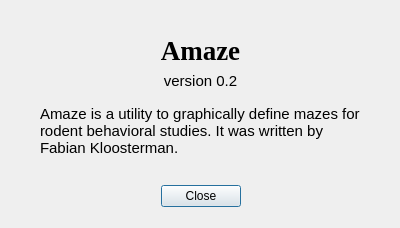
<?xml version="1.0" encoding="UTF-8"?>
<ui version="4.0">
 <class>Dialog</class>
 <widget class="QDialog" name="Dialog">
  <property name="windowModality">
   <enum>Qt::ApplicationModal</enum>
  </property>
  <property name="geometry">
   <rect>
    <x>0</x>
    <y>0</y>
    <width>400</width>
    <height>228</height>
   </rect>
  </property>
  <property name="windowTitle">
   <string>About Amaze</string>
  </property>
  <property name="windowIcon">
   <iconset resource="amaze_resources.qrc">
    <normaloff>:/icons/icons/track1.png</normaloff>:/icons/icons/track1.png</iconset>
  </property>
  <property name="modal">
   <bool>true</bool>
  </property>
  <widget class="QDialogButtonBox" name="buttonBox">
   <property name="geometry">
    <rect>
     <x>30</x>
     <y>180</y>
     <width>341</width>
     <height>32</height>
    </rect>
   </property>
   <property name="orientation">
    <enum>Qt::Horizontal</enum>
   </property>
   <property name="standardButtons">
    <set>QDialogButtonBox::Close</set>
   </property>
   <property name="centerButtons">
    <bool>true</bool>
   </property>
  </widget>
  <widget class="QLabel" name="label">
   <property name="geometry">
    <rect>
     <x>40</x>
     <y>100</y>
     <width>321</width>
     <height>61</height>
    </rect>
   </property>
   <property name="font">
    <font>
     <family>Liberation Sans</family>
     <pointsize>11</pointsize>
     <weight>50</weight>
     <bold>false</bold>
    </font>
   </property>
   <property name="text">
    <string>Amaze is a utility to graphically define mazes for rodent behavioral studies. It was written by Fabian Kloosterman.</string>
   </property>
   <property name="scaledContents">
    <bool>false</bool>
   </property>
   <property name="wordWrap">
    <bool>true</bool>
   </property>
  </widget>
  <widget class="QLabel" name="label_2">
   <property name="geometry">
    <rect>
     <x>40</x>
     <y>20</y>
     <width>321</width>
     <height>61</height>
    </rect>
   </property>
   <property name="font">
    <font>
     <family>Liberation Serif</family>
     <pointsize>20</pointsize>
     <weight>75</weight>
     <bold>true</bold>
    </font>
   </property>
   <property name="text">
    <string>Amaze</string>
   </property>
   <property name="scaledContents">
    <bool>false</bool>
   </property>
   <property name="alignment">
    <set>Qt::AlignCenter</set>
   </property>
   <property name="wordWrap">
    <bool>true</bool>
   </property>
  </widget>
  <widget class="QLabel" name="label_3">
   <property name="geometry">
    <rect>
     <x>40</x>
     <y>70</y>
     <width>321</width>
     <height>21</height>
    </rect>
   </property>
   <property name="font">
    <font>
     <family>Liberation Sans</family>
     <pointsize>11</pointsize>
     <weight>50</weight>
     <bold>false</bold>
    </font>
   </property>
   <property name="text">
    <string>version 0.2</string>
   </property>
   <property name="scaledContents">
    <bool>false</bool>
   </property>
   <property name="alignment">
    <set>Qt::AlignCenter</set>
   </property>
   <property name="wordWrap">
    <bool>true</bool>
   </property>
  </widget>
 </widget>
 <resources>
  <include location="amaze_resources.qrc"/>
 </resources>
 <connections>
  <connection>
   <sender>buttonBox</sender>
   <signal>accepted()</signal>
   <receiver>Dialog</receiver>
   <slot>accept()</slot>
   <hints>
    <hint type="sourcelabel">
     <x>248</x>
     <y>194</y>
    </hint>
    <hint type="destinationlabel">
     <x>157</x>
     <y>227</y>
    </hint>
   </hints>
  </connection>
  <connection>
   <sender>buttonBox</sender>
   <signal>rejected()</signal>
   <receiver>Dialog</receiver>
   <slot>reject()</slot>
   <hints>
    <hint type="sourcelabel">
     <x>316</x>
     <y>200</y>
    </hint>
    <hint type="destinationlabel">
     <x>286</x>
     <y>227</y>
    </hint>
   </hints>
  </connection>
 </connections>
</ui>
